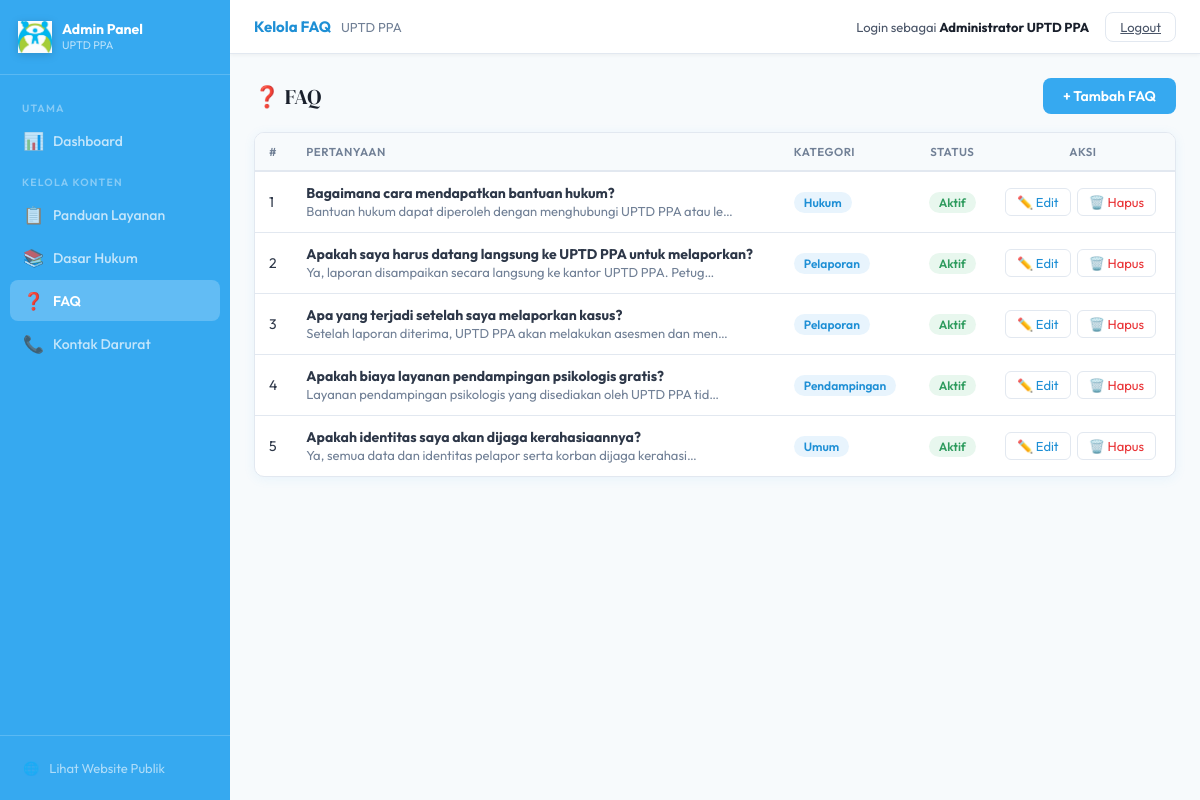
The page /admin/faq.php (signed in) on the database its author committed.
### tables this page shows
CREATE TABLE IF NOT EXISTS faq (
  id          INT UNSIGNED AUTO_INCREMENT PRIMARY KEY,
  pertanyaan  TEXT         NOT NULL,
  jawaban     TEXT         NOT NULL,
  kategori    VARCHAR(80)  DEFAULT NULL,               
  urutan      SMALLINT     NOT NULL DEFAULT 1,
  aktif       TINYINT(1)   NOT NULL DEFAULT 1,
  created_at  TIMESTAMP    NOT NULL DEFAULT CURRENT_TIMESTAMP,
  updated_at  TIMESTAMP    NOT NULL DEFAULT CURRENT_TIMESTAMP ON UPDATE CURRENT_TIMESTAMP
);

### admin/faq.php (the view, shortened to what this page needs)
<?php
require_once __DIR__.'/../includes/config.php';
$action=$_GET['action']??'list'; $edit_id=isset($_GET['id'])?(int)$_GET['id']:0;
$rows=[]; $edit_row=null;
try{
  if($action==='list') $rows=$pdo->query("SELECT * FROM faq ORDER BY kategori ASC, urutan ASC")->fetchAll();
  elseif($action==='edit'&&$edit_id>0){$s=$pdo->prepare("SELECT * FROM faq WHERE id=?");$s->execute([$edit_id]);$edit_row=$s->fetch();if(!$edit_row)$action='list';}
}catch(Exception $e){}
include 'admin_layout.php';
?>
<?php if($action==='list'): ?>
<div class="crud-header"><h2>❓ FAQ</h2><a href="faq.php?action=add" class="btn-add">+ Tambah FAQ</a></div>
<div class="crud-table-wrap"><table class="crud-table">
  <thead><tr><th>#</th><th>Pertanyaan</th><th>Kategori</th><th style="text-align:center;">Status</th><th style="text-align:center;">Aksi</th></tr></thead>
  <tbody>
    <?php foreach($rows as $i=>$r): ?>
    <tr>
      <td><?php echo $i+1; ?></td>
      <td><strong><?php echo htmlspecialchars($r['pertanyaan']); ?></strong><br><span style="font-size:13px;color:var(--text-light);"><?php echo htmlspecialchars(substr($r['jawaban'],0,65)); ?>…</span></td>
      <td><span class="badge badge-kat"><?php echo htmlspecialchars($r['kategori']??'Umum'); ?></span></td>
      <td style="text-align:center;"><span class="badge badge-<?php echo $r['aktif']?'aktif':'nonaktif'; ?>"><?php echo $r['aktif']?'Aktif':'Nonaktif'; ?></span></td>
      <td><div class="td-actions">
        <a href="faq.php?action=edit&id=<?php echo $r['id']; ?>" class="btn-edit">✏️ Edit</a>
        <a href="faq.php?delete=<?php echo $r['id']; ?>" class="btn-delete" onclick="return confirm('Yakin hapus FAQ ini?');">🗑️ Hapus</a>
      </div></td>
    </tr>
    <?php endforeach; ?>
  </tbody>
</table></div>
<?php endif; ?>
  </div></div></body></html>

### admin/admin_layout.php (style rules this page uses)
:root { --blue:#36A9F0;--blue-dark:#1E8FD5;--blue-light:#E8F4FD;--blue-mid:#C2E2F7; --red:#E93235;--red-dark:#C82A2D;--red-light:#FEF0F0;--red-border:#F5C0C1; --green:#3CB371;--green-dark:#2E9B5E;--green-light:#E8F7EE; --white:#FFF;--grey-50:#F7FAFC;--grey-100:#EDF2F7;--grey-200:#E2E8F0; --grey-400:#A0AEC0;--grey-600:#718096;--grey-800:#2D3748;--grey-900:#1A202C; --text:#2D3748;--text-mid:#4A5568;--text-light:#718096; --radius:10px;--shadow:0 2px 12px rgba(54,169,240,.08); }
*,*::before,*::after { box-sizing:border-box;margin:0;padding:0 }
html,body { height:100% }
body { font-family:'Outfit',system-ui,sans-serif;color:var(--text);background:var(--grey-50);display:flex;min-height:100vh;font-size:14px }
.crud-header { display:flex;justify-content:space-between;align-items:center;margin-bottom:18px;flex-wrap:wrap;gap:10px }
.crud-header h2 { font-family:'DM Serif Display',serif;font-size:21px;font-weight:400;color:var(--grey-900) }
.btn-add { background:var(--blue);color:#fff;border:none; padding:9px 20px;border-radius:8px;font-size:14px;font-weight:600; cursor:pointer;font-family:inherit;text-decoration:none; display:inline-flex;align-items:center;gap:6px;transition:background .2s; }
.crud-table-wrap { background:#fff;border-radius:var(--radius);border:1px solid var(--grey-200);box-shadow:var(--shadow);overflow:hidden }
.crud-table { width:100%;border-collapse:collapse }
.crud-table th { background:var(--grey-50);padding:11px 14px;text-align:left;font-size:11.5px;font-weight:600;color:var(--text-light);text-transform:uppercase;letter-spacing:.5px;border-bottom:2px solid var(--grey-200) }
.crud-table td { padding:12px 14px;border-bottom:1px solid var(--grey-200);font-size:14px;vertical-align:middle }
.crud-table tr:last-child td { border-bottom:none }
.td-actions { display:flex;gap:6px }
.btn-edit,.btn-delete { background:none;border:1.5px solid var(--grey-200); padding:5px 11px;border-radius:6px;font-size:13px; cursor:pointer;font-family:inherit;transition:.2s; text-decoration:none;display:inline-flex;align-items:center;gap:4px; }
.btn-edit { color:var(--blue-dark) }
.btn-delete { color:var(--red) }
.badge { padding:3px 10px;border-radius:12px;font-size:12px;font-weight:600 }
.badge-aktif { background:var(--green-light);color:var(--green-dark) }
.badge-kat { background:var(--blue-light);color:var(--blue-dark) }

### rows shown on the page
faq: pertanyaan "Bagaimana cara mendapatkan bantuan hukum?", jawaban "Bantuan hukum dapat diperoleh dengan menghubungi UPTD PPA atau le", kategori "Hukum", aktif "Aktif"
faq: pertanyaan "Apakah saya harus datang langsung ke UPTD PPA untuk melaporkan?", jawaban "Ya, laporan disampaikan secara langsung ke kantor UPTD PPA. Petug", kategori "Pelaporan", aktif "Aktif"
faq: pertanyaan "Apa yang terjadi setelah saya melaporkan kasus?", jawaban "Setelah laporan diterima, UPTD PPA akan melakukan asesmen dan men", kategori "Pelaporan", aktif "Aktif"
faq: pertanyaan "Apakah biaya layanan pendampingan psikologis gratis?", jawaban "Layanan pendampingan psikologis yang disediakan oleh UPTD PPA tid", kategori "Pendampingan", aktif "Aktif"
faq: pertanyaan "Apakah identitas saya akan dijaga kerahasiaannya?", jawaban "Ya, semua data dan identitas pelapor serta korban dijaga kerahasi", kategori "Umum", aktif "Aktif"

### other values the page prints
$titles[$admin_page] "Kelola FAQ"
$_SESSION['admin_nama'] "Administrator UPTD PPA"
